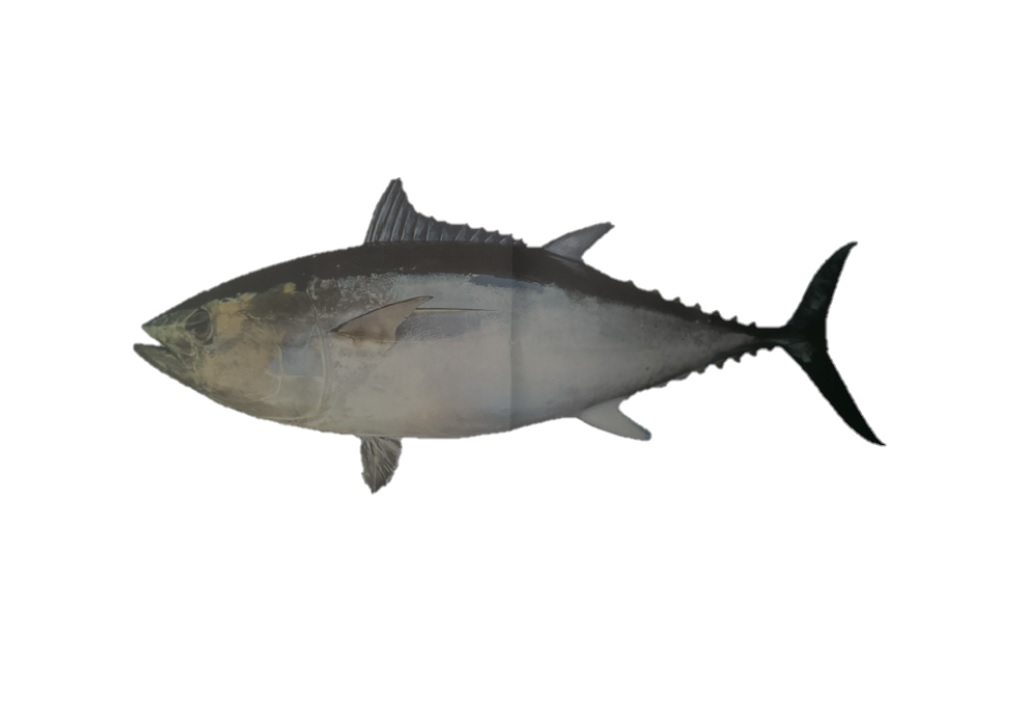
#> input picture project_10_28/client/test/cam_1.jpg, 1024 x 720 px
$ python -i minarea_3.py   (imports and definitions only)
#> lines starting #> are read from the running program, lines starting #| are printed output that depends on the picture; after the words box and inside, x2 and y2 are one past the last pixel; in counts of white or black regions, pixels touching at a corner belong together
import sys
import cv2
import math
import numpy as np
import csv
import os
import pandas as pd

# ==========================legend============================#
# &&              -> to be changed
# $$              -> not finished
# <!>             -> urgent
# +++ foo +++     -> segment
# === foo ===     -> in class segment
# ___ foo ___     -> functions mayor segment
# --- foo ---     -> functions minor segment
# foo             -> mini description
# """foo"""       -> modified code

#///test///
#   foo           -> test code
#//////////
# ============================================================#

# +++++++++++++++++ functions ++++++++++++++++++

# calculate length #$$
def get_length(imagepath,distance = 117 ):
    # get gray numpy image
#> called with imagepath = 'test/cam_1.jpg', distance = 117
    image = cv2.imread( imagepath )
#> image is the input picture: shape (720, 1024, 3); mean B, G, R 232.8, 233.6, 233.7
    image = cv2.resize( image ,( 1024 , 720 ))
    gray  = cv2.cvtColor( image, cv2.COLOR_BGR2GRAY )
    O = gray * 1.
    O[O > 255] = 255
    O = np.round( O )
    O = O.astype( np.uint8 )


    # image processing
    blur = cv2.GaussianBlur( O , ( 5 , 5 ) , 0)
    _ , th2 = cv2.threshold( blur, 0, 255, cv2.THRESH_BINARY + cv2.THRESH_OTSU )
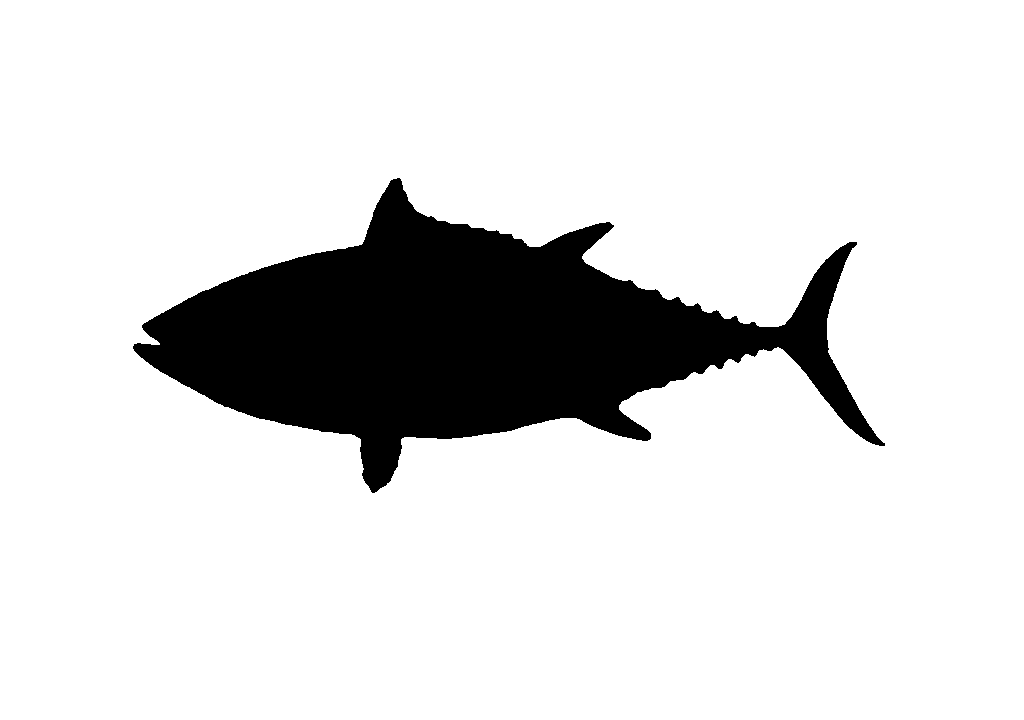
#> th2: shape (720, 1024); 86.4% white; 1 black region, box (x1, y1, x2, y2) and area: (133, 178, 885, 493) 100548
    """th2 = 255 - th2"""


    # find countours
    (cnts , _ ) = cv2.findContours( th2.copy() , cv2.RETR_EXTERNAL , cv2.CHAIN_APPROX_SIMPLE )
#> cnts = [[[0, 0], [0, 719], [1023, 719], [1023, 0]]]


    # length proportions
    x = 2 * distance * math.tan(26.75 * math.pi / 180)
    y = 2 * distance * math.tan(20.75 * math.pi / 180) # useless

    #objects = []
    boxes = []

    """
    max_area = 700000
    min_area = 10000
    """

    # sort by area
    s = sorted(cnts,key=cv2.contourArea)
#> s = [[[0, 0], [0, 719], [1023, 719], [1023, 0]]]

    # filter by area

    # min area of the biggest area
    box = cv2.minAreaRect(s[-1])
#> box = ((511.5, 359.5), (719, 1023), -90)

    # if background color is incorrect
    if box[1][1] >= 1024*0.99  and box[1][0]>=  720*0.99 and box[2]==-90:

        # invert color
        th2 = 255 - th2
#> th2: shape (720, 1024); 13.6% white; 1 white region

        # get new contours
        (cnts , _ ) = cv2.findContours( th2.copy() , cv2.RETR_EXTERNAL , cv2.CHAIN_APPROX_SIMPLE )
#> cnts = 1 contour; box (x1, y1, x2, y2) and area: (133, 178, 885, 493) 99520

        # sort by area
        s = sorted(cnts,key=cv2.contourArea)
#> s has the same summary as cnts

        # get new box of the bigget contour
        box = cv2.minAreaRect(s[-1])
#> box = ((501.9, 324.3), (739.1, 310.6), -5.27)


    # biggest side
    if box[1][0] > box[1][1] :
        boxes.append( box[1][0] )
        length = (x / 1024) * box[1][0]
#> length = 85.13
    else:
        boxes.append( box[1][1] )
        length = (x / 1024) * box[1][1]


    return length

# save to csv
def save(lengths,csvfile):
    col_list =   ['file','id','name','length']
    df = pd.read_csv(csvfile, usecols=col_list)
    df['length'] = lengths
    df.to_csv(csvfile,index = False)

# get files form csv
def getfiles(csvfile):
    col_list =  ['file']
    df = pd.read_csv(csvfile, usecols=col_list)
    dflist = df['file'].values.tolist()
    return dflist

# ++++++++++++++++ main program ++++++++++++++++

def Main():
    csvfile = sys.argv[1]
    distance = sys.argv[2]
    # get files
    files =  getfiles(csvfile)

    # set saver
    lengths = []

    # calculate
    for fil in files:
        length = get_length(fil,int(distance))
        lengths.append(length)

    # save data
    save(lengths,csvfile )

# [2 lines not run here, left out]

>>> result = get_length('test/cam_1.jpg')
#> result = 85.13
